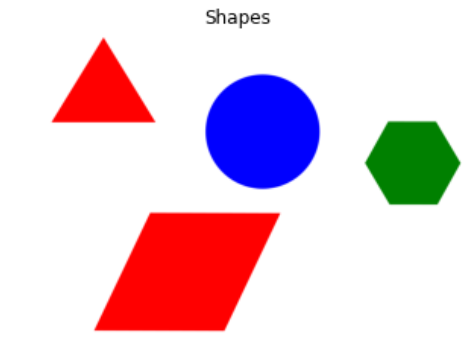
#> input picture DIP/lab1/shape.PNG, 470 x 359 px
$ jupyter execute --allow-errors 'shape detection.ipynb'   (older library calls are emulated)
#> lines starting #> are read from the running program, lines starting #| are printed output that depends on the picture; after the words box and inside, x2 and y2 are one past the last pixel; in counts of white or black regions, pixels touching at a corner belong together
[cell 1]
import cv2
import numpy as np
from matplotlib import pyplot as plt
# reading image
img = cv2.imread("shape.PNG")
#> img is the input picture: shape (359, 470, 3); mean B, G, R 215.7, 204.7, 230.1
# converting image into grayscale image
gray = cv2.cvtColor(img, cv2.COLOR_BGR2GRAY)
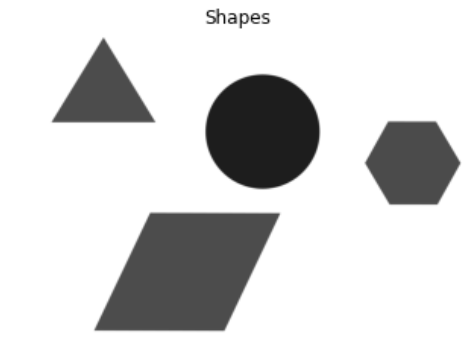
#> gray: shape (359, 470); min 9, max 255, mean 213.5
# setting threshold of gray image
_, threshold = cv2.threshold(gray, 120, 255, cv2.THRESH_BINARY)
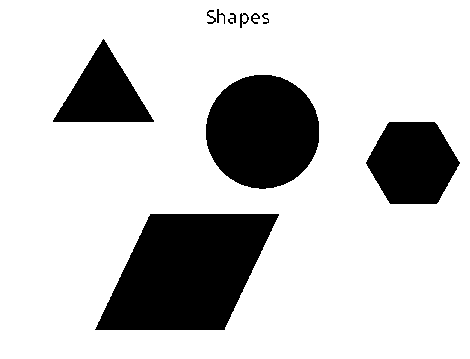
#> threshold: shape (359, 470); 79% white; 10 black regions
# using a findContours() function
contours, _ = cv2.findContours(threshold, cv2.RETR_TREE, cv2.CHAIN_APPROX_SIMPLE)
#> contours = 14 contours, 1 with area under 20; largest, box (x1, y1, x2, y2) and area: (0, 0, 470, 359) 167902, (94, 213, 280, 331) 15220, (205, 74, 320, 190) 10318, (365, 121, 461, 205) 5914, (52, 38, 155, 123) 4405
i = 0
# list for storing names of shapes
for contour in contours:
    if i == 0:
        i = 1
        continue
        approx = cv2.approxPolyDP(contour, 0.01* cv2.arcLength(contour, True), True)
        cv2.drawContours(img, [contour],0,(0,0,255),5)

        M = cv2.moments(contour)
        if M['m00'] != 0.0:
            x = int(M['m10']/M['m00'])
            y = int(M['m01.']/M['m00'])

        if len(approx) == 3:
            cv2.putText(img, 'Triangle', (x,y), cv2.FONT_HERSHEY_SIMPLEX,0.6, (255, 255, 30))
        elif len(approx) == 4:
            cv2.putText(img, 'Quadrilateral', (x,y), cv2.FONT_HERSHEY_SIMPLEX,0.6, (255, 255,30))
        elif len(approx) == 5:
            cv2.putText(img, 'Pentagon', (x,y), cv2.FONT_HERSHEY_SIMPLEX,0.6, (255, 255, 30))
        elif len(approx) == 6:
            cv2.putText(img, 'Hexagon', (x,y), cv2.FONT_HERSHEY_SIMPLEX,0.6, (255, 255, 30))
        else:

            cv2.putText(img, 'Circle', (x,y), cv2.FONT_HERSHEY_SIMPLEX,0.6, (255, 255, 30))
#> this loop made 14 passes
#> (contour, i) on pass 1: ([[0, 0], [0, 358], [469, 358], [469, 0]], 1)
#> after the loop, i = 1
cv2.imshow("shapes", img)
cv2.waitKey(0)
cv2.destroyAllWindows()

[cell 2]
import cv2
import numpy as np

font = cv2.FONT_HERSHEY_COMPLEX
#> font = 3

img = cv2.imread("shape.PNG", cv2.IMREAD_GRAYSCALE)
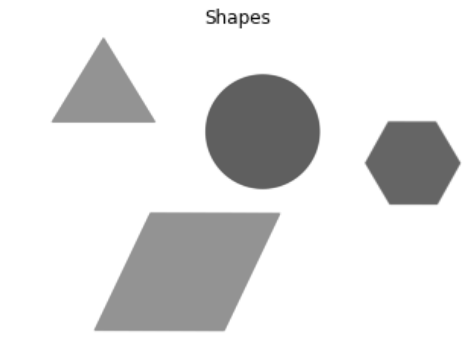
#> img: shape (359, 470); min 9, max 255, mean 226.4
_, threshold = cv2.threshold(img, 240, 255, cv2.THRESH_BINARY)
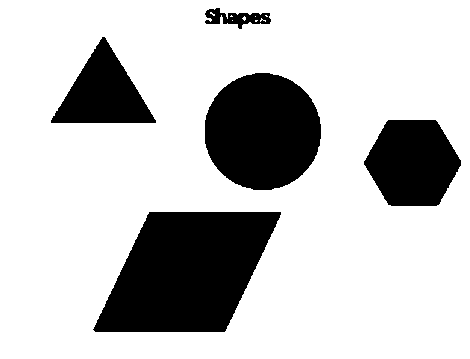
#> threshold: shape (359, 470); 77.3% white; 5 black regions
_, contours, _ = cv2.findContours(threshold, cv2.RETR_TREE, cv2.CHAIN_APPROX_SIMPLE)
#> contours = 14 contours, 8 with area under 20; largest, box (x1, y1, x2, y2) and area: (0, 0, 470, 359) 167902, (92, 211, 282, 333) 16207, (204, 72, 322, 191) 10877, (363, 119, 462, 207) 6458, (50, 36, 157, 124) 4868, (204, 7, 272, 30) 808

for cnt in contours:
    approx = cv2.approxPolyDP(cnt, 0.01*cv2.arcLength(cnt, True), True)
    cv2.drawContours(img, [approx], 0, (0), 5)
    x = approx.ravel()[0]
    y = approx.ravel()[1]

    if len(approx) == 3:
        cv2.putText(img, "Triangle", (x, y), font, 1, (0))
    elif len(approx) == 4:
        cv2.putText(img, "Rectangle", (x, y), font, 1, (0))
    elif len(approx) == 5:
        cv2.putText(img, "Pentagon", (x, y), font, 1, (0))
    elif 6 < len(approx) < 15:
        cv2.putText(img, "Ellipse", (x, y), font, 1, (0))
    else:
        cv2.putText(img, "Circle", (x, y), font, 1, (0))
#> this loop made 14 passes
#> (x, y) on passes 3, 4, 6, 8, 9, 10, 11, 14: (388, 119), (255, 72), (204, 13), (232, 20), (260, 20), (255, 16), (244, 16), (210, 12)
#> (approx, x, y) on passes 1, 2, 5, 12, 13: ([[0, 0], [0, 358], [469, 358], [469, 0]], 0, 0), ([[149, 211], [281, 212], [224, 332], [92, 329]], 149, 211), ([[50, 120], [104, 36], [156, 122]], 50, 120), ([[265, 15], [266, 16], [267, 16], [266, 15]], 265, 15), ([[232, 16], [231, 15], [230, 16]], 232, 16)
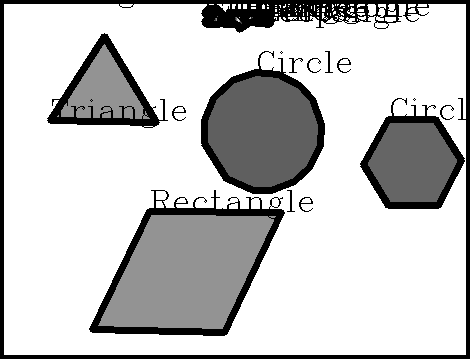
#> img: shape (359, 470); 12.71% of pixels changed, all inside (x1, y1, x2, y2) = (0, 0, 470, 359)

cv2.imshow("shapes", img)
cv2.imshow("Threshold", threshold)
cv2.waitKey(0)
cv2.destroyAllWindows()

[cell 3]
import argparse
import imutils
import cv2
# construct the argument parse and parse the arguments
ap = argparse.ArgumentParser()
ap.add_argument("-i", "--image", required=True, help="shape.PNG")
args = vars(ap.parse_args())

image = cv2.imread(args["image"])
resized = imutils.resize(image, width=300)
ratio = image.shape[0] / float(resized.shape[0])
#> ratio = 1.57
# convert the resized image to grayscale, blur it slightly,
# and threshold it
gray = cv2.cvtColor(resized, cv2.COLOR_BGR2GRAY)
#> gray: shape (229, 300)
blurred = cv2.GaussianBlur(gray, (5, 5), 0)
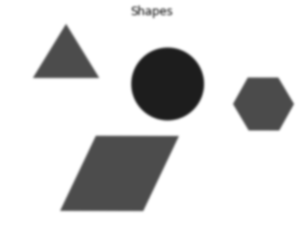
#> blurred: shape (229, 300); min 29, max 255, mean 213.5
thresh = cv2.threshold(blurred, 60, 255, cv2.THRESH_BINARY)[1]
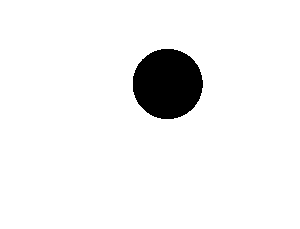
#> thresh: shape (229, 300); 94.4% white; 1 black region
# find contours in the thresholded image and initialize the
# shape detector
cnts = cv2.findContours(thresh.copy(), cv2.RETR_EXTERNAL, cv2.CHAIN_APPROX_SIMPLE)
#> cnts = 1 contour; box (x1, y1, x2, y2) and area: (0, 0, 300, 229) 68172
cnts = imutils.grab_contours(cnts)
#> cnts = [[[0, 0], [0, 228], [299, 228], [299, 0]]]
#> (the rest of this cell did not finish here and is left out)
